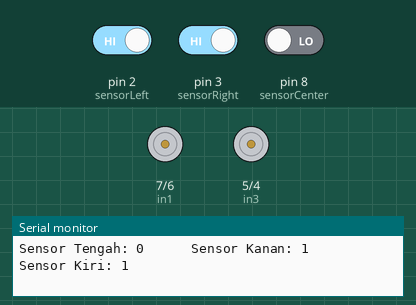
A sketch run on a simulated Arduino Uno, built with avr-gcc and run on an emulated ATmega328P. Shown: motor-driver pin pairs drawn as motors (green arrow = first pin HIGH = forward, orange = second pin HIGH = backward, longer = more drive, scaled by the enable pin), the last lines printed to the serial monitor. The inputs (shaded band) are chosen by the test bench; at power-on: pin 2 (sensorLeft) HIGH, pin 3 (sensorRight) HIGH, pin 8 (sensorCenter) LOW.

Above: at 1.2 s.
1.3 s: pin 2 (sensorLeft) driven LOW
At 1.7 s:
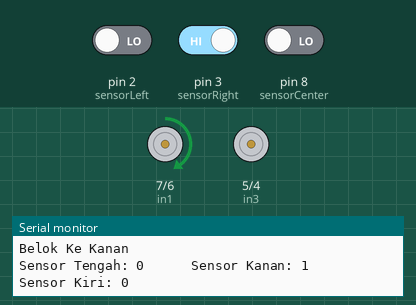
2.9 s: pin 3 (sensorRight) driven LOW
At 3.4 s:
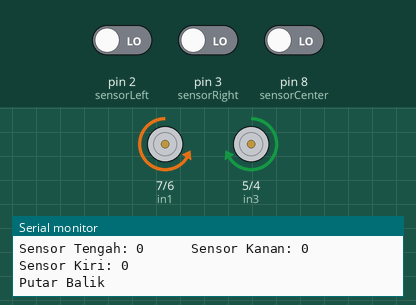
5.9 s: pin 8 (sensorCenter) driven HIGH
At 6.6 s:
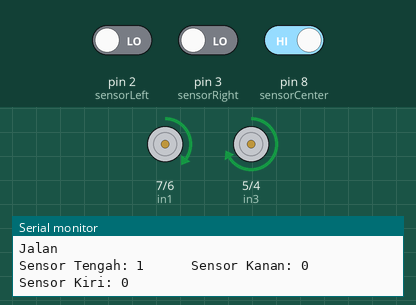
7.7 s: pin 8 (sensorCenter) driven LOW
At 9.2 s:
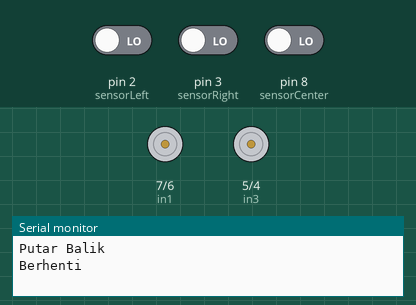
10.7 s: pin 2 (sensorLeft) driven HIGH
At 11.5 s:
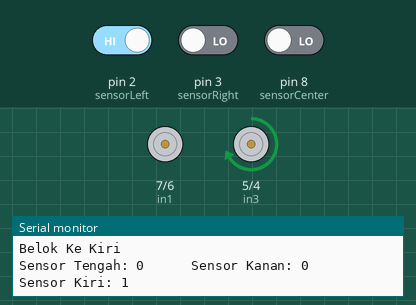
Timing chart, 0 to 13.7 s (numbered marks = the images above; inputs shaded):
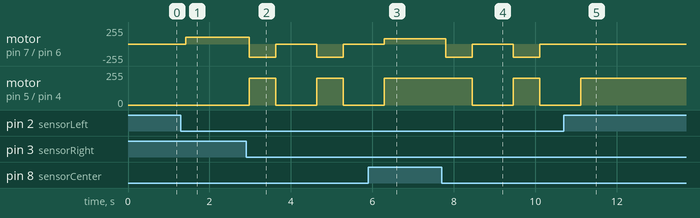

The sketch:

02_Robot_Line_Follower___L298N.ino
```cpp
// Projek Robot Line Follower
// By mirzaam_
// With Module L298N

// Make Variable Sensor Left, Right, And Left
const int sensorCenter = 8;
const int sensorRight = 3;
const int sensorLeft = 2;

// Make Variable From Module L298N
const int ENA = 10;
const int ENB = 9;
const int in1 = 7;
const int in2 = 6;
const int in3 = 5;
const int in4 = 4;


void setup() {
  Serial.begin(9600);
  pinMode(sensorCenter, INPUT);
  pinMode(sensorRight, INPUT);
  pinMode(sensorLeft, INPUT);
  pinMode(ENA, OUTPUT);
  pinMode(ENB, OUTPUT);
  pinMode(in1, OUTPUT);
  pinMode(in2, OUTPUT);
  pinMode(in3, OUTPUT);
  pinMode(in4, OUTPUT);
}

void loop() {
  int sensorC = digitalRead(sensorCenter);
  int sensorR = digitalRead(sensorRight);
  int sensorL = digitalRead(sensorLeft);

  Serial.print("Sensor Tengah: ");
  Serial.print(sensorC);
  Serial.print("      Sensor Kanan: ");
  Serial.print(sensorR);
  Serial.print("      Sensor Kiri: ");
  Serial.println(sensorL);

//Maju
  if((sensorC == HIGH) && (sensorR == LOW) && (sensorL == LOW))
  {
    forward();
  }

//Berhenti
  else if((sensorC == HIGH) && (sensorR == HIGH) && (sensorL == HIGH))
  {
    stop();
  }

//Ke Kanan
  else if ((sensorC == LOW) && (sensorR == HIGH) && (sensorL == LOW))
  {
    right();
  }

//Ke Kiri
  else if ((sensorC == LOW) && (sensorR == LOW) && (sensorL == HIGH))
  {
    left();
  }

//Putar Balik
  else if ((sensorR == LOW) && (sensorR == LOW) && (sensorL == LOW))
  {
    turn();
    delay(650);
    stop();
    delay(1000);
  }

//Another
  else{}
}


void forward() {
  //Maju
  Serial.println("Jalan");

  analogWrite(ENA, 80); // set right motors speed
  analogWrite(ENB, 80); // set left motors speed

  digitalWrite(in1, HIGH);
  digitalWrite(in2, LOW);
  digitalWrite(in3, HIGH);
  digitalWrite(in4, LOW);
}


void stop() {
  //Berhenti
  Serial.println("Berhenti");

  analogWrite(ENA, 0);
  analogWrite(ENB, 0);

  digitalWrite(in1, LOW);
  digitalWrite(in2, LOW);
  digitalWrite(in3, LOW);
  digitalWrite(in4, LOW);
}


void right() {
  //Belok Ke Kanan
  Serial.println("Belok Ke Kanan");

  analogWrite(ENA, 100);
  analogWrite(ENB, 100);

  digitalWrite(in1, HIGH);
  digitalWrite(in2, LOW);
  digitalWrite(in3, LOW);
  digitalWrite(in4, LOW);
}


void left() {
  //Belok Ke Kiri
  Serial.println("Belok Ke Kiri");

  analogWrite(ENA, 100);
  analogWrite(ENB, 100);

  digitalWrite(in1, LOW);
  digitalWrite(in2, LOW);
  digitalWrite(in3, HIGH);
  digitalWrite(in4, LOW);
}


void turn() {
  //Putar Balik
  Serial.println("Putar Balik");

  analogWrite(ENA, 200);
  analogWrite(ENB, 200);

  digitalWrite(in1, LOW);
  digitalWrite(in2, HIGH);
  digitalWrite(in3, HIGH);
  digitalWrite(in4, LOW);
}
```

Measured:
- after the input at 1.3 s, motor on pin 7 (in1) / pin 6 (in2): stopped → forward 100/255 after 0.12 s
- after the input at 2.9 s, motor on pin 7 (in1) / pin 6 (in2): alternates backward 200/255 for 0.65 s and stopped for 1.0 s, starting after 0.08 s; motor on pin 5 (in3) / pin 4 (in4): alternates forward 200/255 for 0.65 s and stopped for 1.0 s, starting after 0.08 s
- after the input at 5.9 s, motor on pin 5 (in3) / pin 4 (in4): goes on until 6.3 s, then stays forward 200/255
- after the input at 7.7 s, motor on pin 7 (in1) / pin 6 (in2): alternates backward 200/255 for 0.65 s and stopped for 1.0 s, starting after 0.10 s; motor on pin 5 (in3) / pin 4 (in4): forward 200/255 → stopped after 0.75 s, → forward 200/255 1.0 s later, → stopped 0.65 s later
- after the input at 10.7 s, motor on pin 7 (in1) / pin 6 (in2): stops changing and stays stopped; motor on pin 5 (in3) / pin 4 (in4): goes on until 11.1 s, then stays forward 200/255
